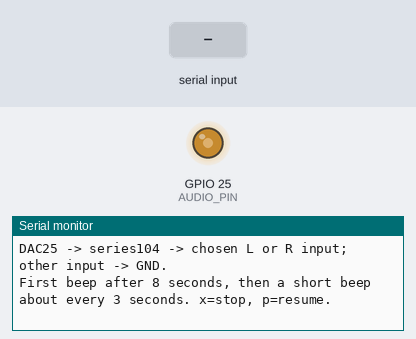
Bench run of a sketch on a simulated ESP32. Shown: output pins drawn as LEDs (lit = HIGH), the last lines printed to the serial monitor. The test bench sets the inputs (shaded band).

Above: at 1.6 s.
1.7 s: "x" received over Serial
At 2.9 s:
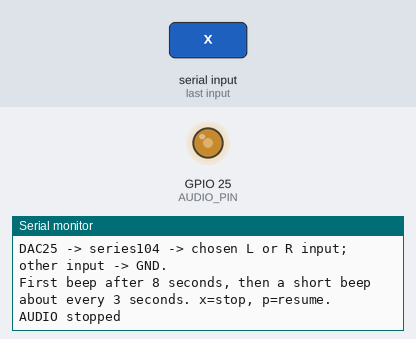
3.2 s: "p" received over Serial
At 5.1 s:
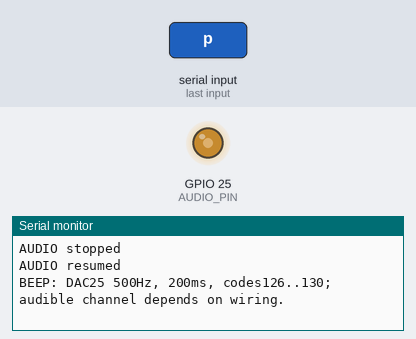

Measured:
- after the input at 1.7 s, the serial monitor: prints a new line at once (image 1)
- after the input at 3.2 s, the serial monitor: prints a new line at once (image 2)

The sketch:

Speaker_Serial_Bench.ino
```cpp
// Classic ESP32 USB bench test: low-volume DAC25 beeps, no OLED or microphone.
// GPIO25 -> series 104 ceramic capacitor -> ONE selected amplifier input.
// Ground the other audio input. Each speaker stays on its own OUT+/OUT- pair.
#include <Arduino.h>
#if !defined(CONFIG_IDF_TARGET_ESP32)
#error "This bench wiring requires classic ESP32 GPIO25 DAC."
#endif
constexpr uint8_t AUDIO_PIN = 25;
constexpr uint8_t BIAS = 128;
constexpr uint8_t AMPLITUDE = 2;
uint32_t nextBeep = 0;
bool enabled = true;

void quietBeep() {
  Serial.println("BEEP: DAC25 500Hz, 200ms, codes126..130; audible channel depends on wiring.");
  for (unsigned i = 0; i < 100; ++i) {
    dacWrite(AUDIO_PIN, BIAS + AMPLITUDE);
    delayMicroseconds(1000);
    dacWrite(AUDIO_PIN, BIAS - AMPLITUDE);
    delayMicroseconds(1000);
  }
  dacWrite(AUDIO_PIN, BIAS);
}

void setup() {
  dacWrite(AUDIO_PIN, BIAS);
  Serial.begin(115200);
  delay(400);
  Serial.println("QUIET SPEAKER SERIAL BENCH: USB power; no OLED/mic/motors/batteries.");
  Serial.println("DAC25 -> series104 -> chosen L or R input; other input -> GND.");
  Serial.println("First beep after 8 seconds, then a short beep about every 3 seconds. x=stop, p=resume.");
  nextBeep = millis() + 8000;
}

void loop() {
  while (Serial.available()) {
    const char c = Serial.read();
    if (c == 'x' || c == 'X') {
      enabled = false;
      dacWrite(AUDIO_PIN, BIAS);
      Serial.println("AUDIO stopped");
    } else if (c == 'p' || c == 'P') {
      enabled = true;
      nextBeep = millis() + 1000;
      Serial.println("AUDIO resumed");
    }
  }
  if (enabled && int32_t(millis() - nextBeep) >= 0) {
    quietBeep();
    nextBeep = millis() + 3000;
  }
  delay(1);
}
```
